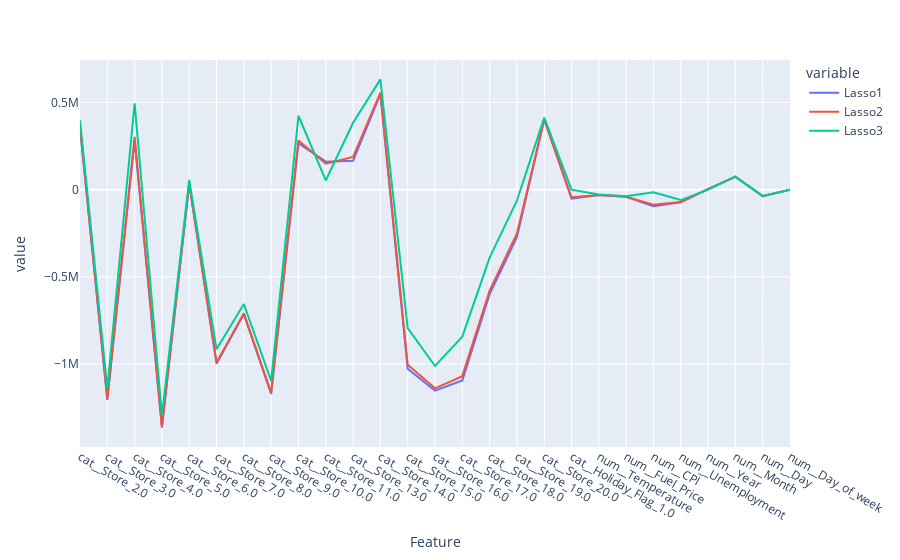

The notebook cell saved with this chart:
### Code cell
# Plot coefficients
fig = px.line(coefficients_lasso, x = 'Feature', y = ['Lasso1', 'Lasso2', 'Lasso3'])
fig.show()

### Figure 1 — Plotly figure (JSON) as saved in the notebook; plotly's stock layout.template omitted (floating-point values rounded to 4 significant figures)
{"data": [{"hovertemplate": "variable=Lasso1<br>Feature=%{x}<br>value=%{y}<extra></extra>", "legendgroup": "Lasso1", "line": {"color": "#636efa", "dash": "solid"}, "marker": {"symbol": "circle"}, "mode": "lines", "name": "Lasso1", "orientation": "v", "showlegend": true, "type": "scatter", "x": ["cat__Store_2.0", "cat__Store_3.0", "cat__Store_4.0", "cat__Store_5.0", "cat__Store_6.0", "cat__Store_7.0", "cat__Store_8.0", "cat__Store_9.0", "cat__Store_10.0", "cat__Store_11.0", "cat__Store_13.0", "cat__Store_14.0", "cat__Store_15.0", "cat__Store_16.0", "cat__Store_17.0", "cat__Store_18.0", "cat__Store_19.0", "cat__Store_20.0", "cat__Holiday_Flag_1.0", "num__Temperature", "num__Fuel_Price", "num__CPI", "num__Unemployment", "num__Year", "num__Month", "num__Day", "num__Day_of_week"], "xaxis": "x", "y": [356400.0, -1205000.0, 281900.0, -1365000.0, 32930.0, -999100.0, -713800.0, -1172000.0, 266200.0, 160500.0, 166100.0, 547900.0, -1027000.0, -1153000.0, -1094000.0, -599500.0, -272500.0, 402300.0, -51880.0, -31450.0, -41210.0, -94570.0, -71840.0, 4167.0, 74660.0, -37960.0, 0], "yaxis": "y"}, {"hovertemplate": "variable=Lasso2<br>Feature=%{x}<br>value=%{y}<extra></extra>", "legendgroup": "Lasso2", "line": {"color": "#EF553B", "dash": "solid"}, "marker": {"symbol": "circle"}, "mode": "lines", "name": "Lasso2", "orientation": "v", "showlegend": true, "type": "scatter", "x": ["cat__Store_2.0", "cat__Store_3.0", "cat__Store_4.0", "cat__Store_5.0", "cat__Store_6.0", "cat__Store_7.0", "cat__Store_8.0", "cat__Store_9.0", "cat__Store_10.0", "cat__Store_11.0", "cat__Store_13.0", "cat__Store_14.0", "cat__Store_15.0", "cat__Store_16.0", "cat__Store_17.0", "cat__Store_18.0", "cat__Store_19.0", "cat__Store_20.0", "cat__Holiday_Flag_1.0", "num__Temperature", "num__Fuel_Price", "num__CPI", "num__Unemployment", "num__Year", "num__Month", "num__Day", "num__Day_of_week"], "xaxis": "x", "y": [361200.0, -1199000.0, 302500.0, -1359000.0, 35300.0, -990700.0, -709200.0, -1164000.0, 282000.0, 148300.0, 187600.0, 556600.0, -1004000.0, -1139000.0, -1070000.0, -578700.0, -251800.0, 403000.0, -44220.0, -30890.0, -40400.0, -86840.0, -70980.0, 3194.0, 74610.0, -37810.0, 0], "yaxis": "y"}, {"hovertemplate": "variable=Lasso3<br>Feature=%{x}<br>value=%{y}<extra></extra>", "legendgroup": "Lasso3", "line": {"color": "#00cc96", "dash": "solid"}, "marker": {"symbol": "circle"}, "mode": "lines", "name": "Lasso3", "orientation": "v", "showlegend": true, "type": "scatter", "x": ["cat__Store_2.0", "cat__Store_3.0", "cat__Store_4.0", "cat__Store_5.0", "cat__Store_6.0", "cat__Store_7.0", "cat__Store_8.0", "cat__Store_9.0", "cat__Store_10.0", "cat__Store_11.0", "cat__Store_13.0", "cat__Store_14.0", "cat__Store_15.0", "cat__Store_16.0", "cat__Store_17.0", "cat__Store_18.0", "cat__Store_19.0", "cat__Store_20.0", "cat__Holiday_Flag_1.0", "num__Temperature", "num__Fuel_Price", "num__CPI", "num__Unemployment", "num__Year", "num__Month", "num__Day", "num__Day_of_week"], "xaxis": "x", "y": [397700.0, -1141000.0, 494900.0, -1296000.0, 55900.0, -915500.0, -656000.0, -1097000.0, 423700.0, 52640.0, 383400.0, 632500.0, -793700.0, -1011000.0, -843400.0, -389700.0, -62690.0, 413200.0, 0, -27480.0, -38330.0, -15190.0, -59810.0, 0, 74850.0, -36110.0, 0], "yaxis": "y"}], "layout": {"legend": {"title": {"text": "variable"}, "tracegroupgap": 0}, "margin": {"t": 60}, "xaxis": {"anchor": "y", "domain": [0, 1], "title": {"text": "Feature"}}, "yaxis": {"anchor": "x", "domain": [0, 1], "title": {"text": "value"}}}}
